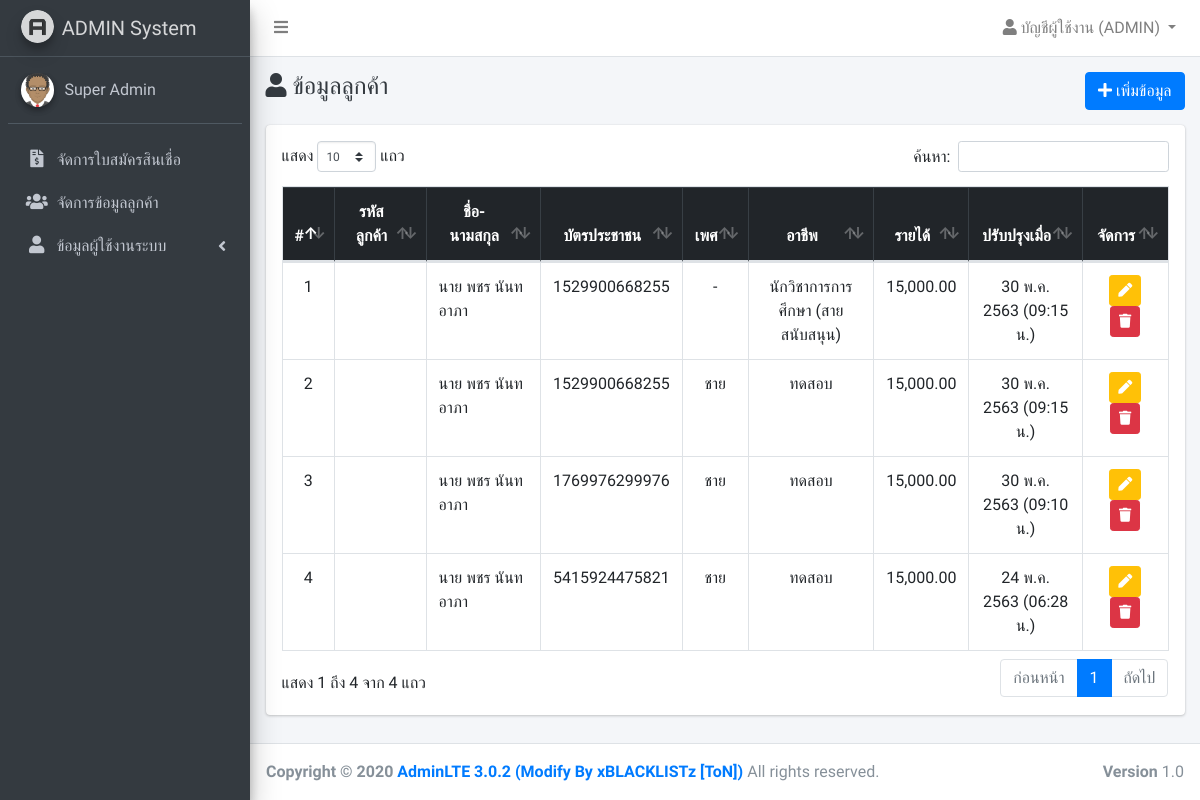
Screenshot of /admin/customers/index.php (signed in) with the database file from the repository.
### tables this page shows
CREATE TABLE `users` (
  `id` int(11) NOT NULL,
  `username` varchar(32) NOT NULL,
  `password` varchar(64) NOT NULL,
  `name` varchar(255) NOT NULL,
  `is_owner` int(1) NOT NULL,
  `role` varchar(10) NOT NULL,
  `created_at` timestamp NOT NULL DEFAULT current_timestamp(),
  `updated_at` timestamp NULL DEFAULT NULL ON UPDATE current_timestamp()
);

CREATE TABLE `borrows` (
  `id` int(11) NOT NULL,
  `customer_id` int(11) NOT NULL,
  `staff_id` int(11) NOT NULL,
  `verify_id` int(11) NOT NULL,
  `date` date NOT NULL,
  `campaign_code` varchar(8) NOT NULL,
  `borrow_code` varchar(11) NOT NULL,
  `education` int(1) NOT NULL,
  `family_status` int(1) NOT NULL,
  `spouse_prefix` varchar(10) NOT NULL,
  `spouse_firstname` varchar(32) NOT NULL,
  `spouse_lastname` varchar(32) NOT NULL,
  `spouse_mobile` varchar(20) NOT NULL,
  `spouse_career` varchar(255) NOT NULL,
  `spouse_children` int(11) NOT NULL,
  `spouse_income` float(11,2) NOT NULL,
  `address_number` varchar(7) NOT NULL,
  `address_room` varchar(5) NOT NULL,
  `address_soi` varchar(32) NOT NULL,
  `address_street` varchar(32) NOT NULL,
  `address_district` varchar(32) NOT NULL,
  `address_amphur` varchar(32) NOT NULL,
  `address_province` int(2) NOT NULL,
  `address_zipcode` int(5) NOT NULL,
  `address_phone` varchar(12) NOT NULL,
  `mobile` varchar(10) NOT NULL,
  `email` varchar(64) NOT NULL,
  `address_feature` int(1) NOT NULL,
  `address_status` int(1) NOT NULL,
  `address_hire` float(11,2) NOT NULL,
  `address_month` int(2) NOT NULL,
  `address_year` int(4) NOT NULL,
  `address_person` int(2) NOT NULL,
  `work_company` varchar(255) NOT NULL,
  `work_status` varchar(255) NOT NULL,
  `work_position` varchar(32) NOT NULL,
  `work_department` varchar(32) NOT NULL,
  `work_income` float(11,2) NOT NULL,
  `work_income_etc` float(11,2) NOT NULL,
  `work_income_source` varchar(32) NOT NULL,
  `work_addr_number` varchar(7) NOT NULL,
  `work_addr_build` varchar(32) NOT NULL,
  `work_addr_floor` int(2) NOT NULL,
  `work_addr_code` varchar(10) NOT NULL,
  `work_addr_soi` varchar(32) NOT NULL,
  `work_addr_street` varchar(32) NOT NULL,
  `work_addr_district` varchar(32) NOT NULL,
  `work_addr_amphur` varchar(32) NOT NULL,
  `work_addr_province` int(2) NOT NULL,
  `work_addr_zipcode` int(5) NOT NULL,
  `work_addr_phone` varchar(12) NOT NULL,
  `work_addr_mobile` varchar(10) NOT NULL,
  `work_addr_fax` varchar(12) NOT NULL,
  `work_old_year` int(4) NOT NULL,
  `work_old_month` int(2) NOT NULL,
  `doc_address` int(1) NOT NULL,
  `doc_addr_number` varchar(7) NOT NULL,
  `doc_addr_room` varchar(10) NOT NULL,
  `doc_addr_soi` varchar(32) NOT NULL,
  `doc_addr_street` varchar(32) NOT NULL,
  `doc_addr_district` varchar(32) NOT NULL,
  `doc_addr_amphur` varchar(32) NOT NULL,
  `doc_addr_province` int(2) NOT NULL,
  `doc_addr_zipcode` int(5) NOT NULL,
  `objective_company` varchar(255) NOT NULL,
  `objective_program` varchar(255) NOT NULL,
  `objective_price` float(11,2) NOT NULL,
  `objective_duration` int(1) NOT NULL,
  `person_prefix` varchar(7) NOT NULL,
  `person_firstname` varchar(32) NOT NULL,
  `person_lastname` varchar(32) NOT NULL,
  `person_phone` varchar(15) NOT NULL,
  `person_relationship` varchar(32) NOT NULL,
  `person_prefix2` varchar(7) NOT NULL,
  `person_firstname2` varchar(32) NOT NULL,
  `person_lastname2` varchar(32) NOT NULL,
  `person_phone2` varchar(15) NOT NULL,
  `person_relationship2` varchar(32) NOT NULL,
  `img_idcard` varchar(255) NOT NULL,
  `status` int(1) NOT NULL,
  `created_at` timestamp NOT NULL DEFAULT current_timestamp(),
  `updated_at` timestamp NULL DEFAULT NULL ON UPDATE current_timestamp()
);

CREATE TABLE `customers` (
  `id` int(11) NOT NULL,
  `code` varchar(20) DEFAULT NULL,
  `idcard` varchar(20) NOT NULL,
  `birthday` date DEFAULT NULL,
  `prefix_name` varchar(10) NOT NULL,
  `first_name` varchar(32) NOT NULL,
  `last_name` varchar(32) NOT NULL,
  `idcard_expire` date DEFAULT NULL,
  `sex` varchar(7) NOT NULL,
  `created_at` timestamp NOT NULL DEFAULT current_timestamp(),
  `updated_at` timestamp NULL DEFAULT NULL ON UPDATE current_timestamp()
);

### app/SQLiManager.php (called while the page is built, shortened)
<?php
if(class_exists('SQLiManager') === false)
{
	class SQLiManager{
		var $table;
		var $field;
		var $condition;
		public function SQLiManager()
		{
			$this->connect = mysqli_connect(DB_HOST,DB_USER,DB_PASS,DB_NAME);
			$cs1 = "SET character_set_results=utf8";
			mysqli_query($this->connect,$cs1) or die('Error query: ' . mysqli_error($this->connect));
			$cs2 = "SET character_set_client = utf8";
			mysqli_query($this->connect,$cs2) or die('Error query: ' . mysqli_error($this->connect));
			$cs3 = "SET character_set_connection = utf8";
			mysqli_query($this->connect,$cs3) or die('Error query: ' . mysqli_error($this->connect));
			$this->field="*";
		}
		public function select()
		{
			$this->sql="SELECT $this->field FROM $this->table $this->condition";
			$result=mysqli_query($this->connect,$this->sql) or trigger_error(mysqli_error($this->connect),E_USER_ERROR);
			return $result;
		}
	}
}
?>

### app/check_auth.php (called while the page is built, shortened)
<?php
$sql = new SQLiManager();
if( !empty($_SESSION["admin"]) ){
	$sql->table = "users";
	$sql->field = "name, username";
	$sql->condition = "WHERE id={$_SESSION["admin"]}";
	$rsAuth = $sql->select();
}
if( !empty($rsAuth) ){
	if( mysqli_num_rows($rsAuth) <= 0 ){
		session_destroy();
		ob_clean();
		header("location:".URL);
	}
	else{
		$auth = mysqli_fetch_assoc($rsAuth);
	}
}

### admin/layouts/menu_init.php (called while the page is built)
<?php
$menu[] = ["label"=>"จัดการใบสมัครสินเชื่อ", "key"=>"borrows", "url"=>URL."admin/borrows", 'icon'=>'fas fa-file-invoice-dollar'];
$menu[] = ["label"=>"จัดการข้อมูลลูกค้า", "key"=>"customers", "url"=>URL."admin/customers", 'icon'=>'fa fa-users'];
$sub_admin[] = ["label"=>"ผู้ใช้งานระบบ (หลังบ้าน)", "key"=>"admins", "url"=>URL."admin/users", 'icon'=>''];
$sub_admin[] = ["label"=>"Sale Agents", "key"=>"users", "url"=>URL."admin/sales", 'icon'=>''];
$menu[] = ["label"=>"ข้อมูลผู้ใช้งานระบบ", "key"=>"admins", 'icon'=>'fa fa-user', "sub"=>$sub_admin];

### app/fn.php (called while the page is built, shortened)
<?php
function dateTH($strDate, $full=null, $time=null)
{
	$strYear = date("Y", strtotime($strDate)) + 543;
	$strMonth = date("n", strtotime($strDate));
	$strDay = date("j", strtotime($strDate));
	$strMonthCut = Array("", "ม.ค.", "ก.พ.", "มี.ค.", "เม.ย.", "พ.ค.", "มิ.ย.", "ก.ค.", "ส.ค.", "ก.ย.", "ต.ค.", "พ.ย.", "ธ.ค.");
	$strMonthThai = $strMonthCut[$strMonth];
	$dateTH = "$strDay $strMonthThai $strYear";
	if( !empty($time) ){
		$strHour= date("H",strtotime($strDate));
		$strMinute= date("i",strtotime($strDate));
		$dateTH .= " ($strHour:$strMinute น.)";
	}
	return $dateTH;
}
function stringify($data){
	return htmlentities(json_encode($data));
}
function prefix(){
	$_prefix = [];
	$_prefix[] = ['id'=>1, 'name'=>'นาย'];
	$_prefix[] = ['id'=>2, 'name'=>'นาง'];
	$_prefix[] = ['id'=>3, 'name'=>'นางสาว'];
	return $_prefix;
}
function showPrefixName($prefix){
	$data = "";
	foreach (prefix() as $key => $value) {
		if( $prefix == $value["id"] ){
			$data = $value["name"];
			break;
		}
	}
	return $data;
}
function sex(){
	$_sex = [];
	$_sex[] = ['id'=>'male', 'name'=>'ชาย'];
	$_sex[] = ['id'=>'female', 'name'=>'หญิง'];
	return $_sex;
}
function showSex($sex){
	$data = "";
	foreach (sex() as $key => $value) {
		if( $sex == $value["id"] ){
			$data = $value["name"];
			break;
		}
	}
	return $data;
}

### admin/customers/index.php (the view)
<?php
$_title = "ข้อมูลลูกค้า";
include("../layouts/header.php");
include($_pathURL."admin/layouts/navbar.php");
include($_pathURL."admin/layouts/menu.php");
$sql->table = "customers LEFT JOIN borrows on customers.id = borrows.id";
$query = $sql->select();
?>
<div class="content-wrapper">
	<div class="content-header">
		<div class="container-fluid">
			<div class="row">
				<div class="col-sm-12">
					<div class="clearfix">
						<h4 class="m-0 text-dark float-left"><i class="fa fa-user"></i> <?= !empty($_title) ? $_title : "" ?></h4>
						<a href="<?=URL?>admin/customers/forms.php?page=<?=$_GET["page"]?>" class="btn btn-primary float-right"><i class="fa fa-plus"></i> เพิ่มข้อมูล</a>
					</div>
				</div>
			</div>
		</div>
	</div>
	<section class="content">
		<div class="container-fluid">
			<div class="card p-3">
				<div class="table-responsive">
					<table class="table table-bordered DataTable">
						<thead class="table-dark text-center">
							<tr>
								<th width="5%">#</th>
								<th width="12%">รหัสลูกค้า</th>
								<th width="15%">ชื่อ-นามสกุล</th>
								<th width="10%">บัตรประชาชน</th>
								<th width="5%">เพศ</th>
								<th width="18%">อาชีพ</th>
								<th width="10%">รายได้</th>
								<th width="15%">ปรับปรุงเมื่อ</th>
								<th width="10%">จัดการ</th>
							</tr>
						</thead>
						<tbody>
							<?php
							$no = 1;
							while($result = mysqli_fetch_assoc($query)){
								?>
								<tr>
									<td class="text-center"><?=$no++?></td>
									<td class="text-center"><?=$result["code"]?></td>
									<td><?=showPrefixName($result["prefix_name"])." ".$result["first_name"]." ".$result["last_name"]?></td>
									<td class="text-center"><?=$result["idcard"]?></td>
									<td class="text-center">
										<?php
										if( !empty($result["sex"]) ){
											echo showSex($result["sex"]);
										}
										else{
											echo "-";
										}
										?>
									</td>
									<td class="text-center"><?=$result["work_position"]?></td>
									<td class="text-center"><?=number_format($result["work_income"],2)?></td>
									<td class="text-center">
										<?php
										if( !empty($result["updated_at"]) ){
											echo dateTH($result["updated_at"],0,1);
										}
										else{
											echo dateTH($result["created_at"],0,1);
										}
										?>
									</td>
									<td class="text-center">
										<a href="<?=URL?>admin/customers/forms.php?page=<?=$_GET["page"]?>&id=<?=$result["id"]?>" class="btn btn-warning btn-sm text-white" title="แก้ไขข้อมูล">
											<i class="fa fa-pen"></i>
										</a>
										<?php
										$ops = [
											"title" => "ยืนยันการลบข้อมูล",
											"text" => "คุณต้องการลบข้อมูล ".$result["idcard"]. "หรือไม่ ?",
											"btnconfirm" => "btn btn-danger m-1",
											"textconfirm" => "ลบข้อมูล"
										];
										?>
										<a href="<?=URL?>admin/customers/delete.php?page=<?=$_GET["page"]?>&id=<?=$result["id"]?>" class="btn btn-danger btn-confirm btn-sm" data-title="ยืนยันการลบข้อมูล" data-options="<?=stringify($ops)?>">
											<i class="fa fa-trash"></i>
										</a>
									</td>
								</tr>
								<?php
							}
							?>
						</tbody>
					</table>
				</div>
			</div>
		</div>
	</section>
</div>
<?php
include($_pathURL."admin/layouts/footer.php");
?>

### admin/layouts/navbar.php (shortened to what this page needs)
<nav class="main-header navbar navbar-expand navbar-white navbar-light">
	<ul class="navbar-nav">
		<li class="nav-item">
			<a class="nav-link" data-widget="pushmenu" href="#"><i class="fas fa-bars"></i></a>
		</li>
	</ul>
	<ul class="navbar-nav ml-auto">
		<li class="nav-item dropdown">
			<a class="nav-link dropdown-toggle" href="#" id="navbarDropdown" role="button" data-toggle="dropdown" aria-haspopup="true" aria-expanded="false">
				<i class="fa fa-user"></i> บัญชีผู้ใช้งาน (<?=strtoupper($auth["username"])?>)
			</a>
		</li>
	</ul>
</nav>

### admin/layouts/menu.php (shortened to what this page needs)
<aside class="main-sidebar sidebar-dark-primary elevation-4">
	<a href="index3.html" class="brand-link">
		<img src="<?=IMAGES?>/AdminLTELogo.png" alt="AdminLTE Logo" class="brand-image img-circle elevation-3"
		style="opacity: .8">
		<span class="brand-text font-weight-light">ADMIN System</span>
	</a>
	<div class="sidebar">
		<div class="user-panel mt-3 pb-3 mb-3 d-flex">
			<div class="image">
				<img src="<?=IMAGES?>/avatar.png" class="img-circle elevation-2" alt="User Image">
			</div>
			<div class="info">
				<a href="" class="d-block"><?=$auth["name"]?></a>
			</div>
		</div>
          <?php include("menu_init.php"); ?>
		<nav class="mt-2">
			<ul class="nav nav-pills nav-sidebar flex-column" data-widget="treeview" role="menu" data-accordion="false">
               <?php
               foreach ($menu as $key => $value) {
                    if( empty($value["sub"]) ){
                         ?>
                         <li class="nav-item">
                              <a href="<?=$value["url"]?>?page=<?=$value['key']?>" class="nav-link <?= $value['key'] == $_GET['page'] ? "active" : "" ?>">
                                   <i class="nav-icon <?=$value["icon"]?>"></i>
                                   <p>
                                        <?=$value["label"]?>
                                   </p>
                              </a>
                         </li>
                         <?php
                    }
                    else{
                         ?>
                         <li class="nav-item has-treeview <?= $value['key'] == $_GET['page'] ? "menu-open" : "" ?>">
                              <a href="#" class="nav-link <?= $value['key'] == $_GET['page'] ? "active" : "" ?>">
                                   <i class="nav-icon <?=$value["icon"]?>"></i>
                                   <p>
                                        <?=$value["label"]?>
                                        <i class="right fas fa-angle-left"></i>
                                   </p>
                              </a>
                         </li>
                         <?php
                    }
               }
               ?>
          </ul>
      </nav>
  </div>
</aside>

### rows the page displays
users: username "ADMIN", name "Super Admin"
borrows: customer.prefix_name "นาย", customer.first_name "พชร", customer.last_name "นันทอาภา", customer.idcard "1529900668255", work_position "นักวิชาการการศึกษา (สายสนับสนุน)", work_income "15,000.00", updated_at "30 พ.ค. 2563 (09:15 น.)"
borrows: customer.prefix_name "นาย", customer.first_name "พชร", customer.last_name "นันทอาภา", customer.idcard "1529900668255", customer.sex "ชาย", work_position "ทดสอบ", work_income "15,000.00", updated_at "30 พ.ค. 2563 (09:15 น.)"
borrows: customer.prefix_name "นาย", customer.first_name "พชร", customer.last_name "นันทอาภา", customer.idcard "1769976299976", customer.sex "ชาย", work_position "ทดสอบ", work_income "15,000.00", updated_at "30 พ.ค. 2563 (09:10 น.)"
borrows: customer.prefix_name "นาย", customer.first_name "พชร", customer.last_name "นันทอาภา", customer.idcard "5415924475821", customer.sex "ชาย", work_position "ทดสอบ", work_income "15,000.00", updated_at "24 พ.ค. 2563 (06:28 น.)"

### other values shown
$value["label"] "จัดการใบสมัครสินเชื่อ"
$value["label"] "จัดการข้อมูลลูกค้า"
$value["label"] "ข้อมูลผู้ใช้งานระบบ"
$_title "ข้อมูลลูกค้า"
